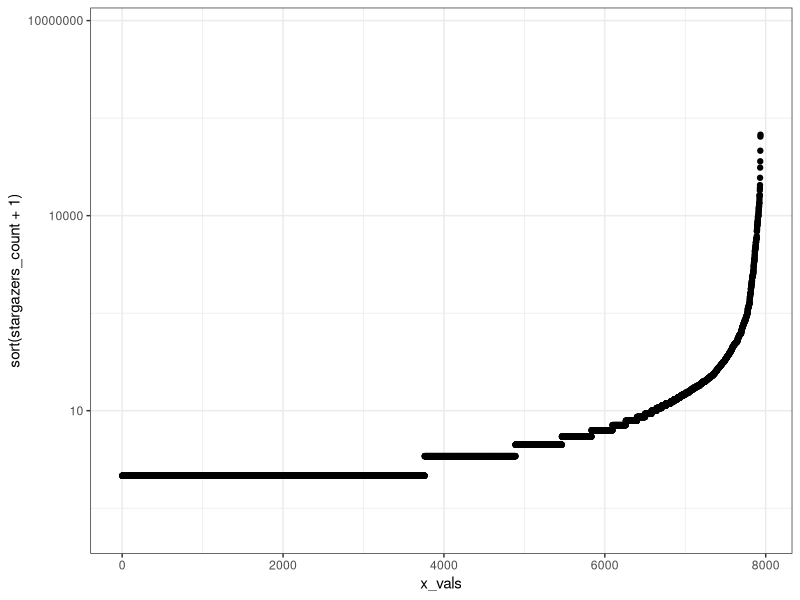
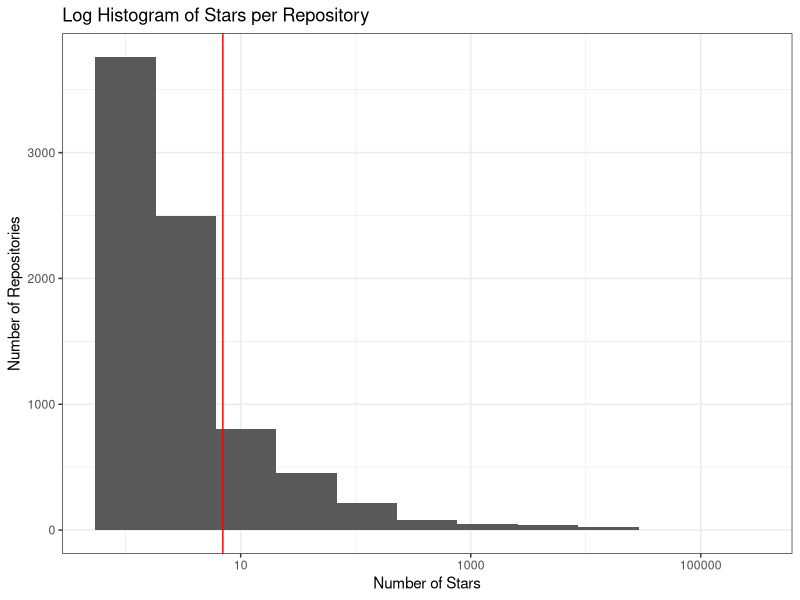
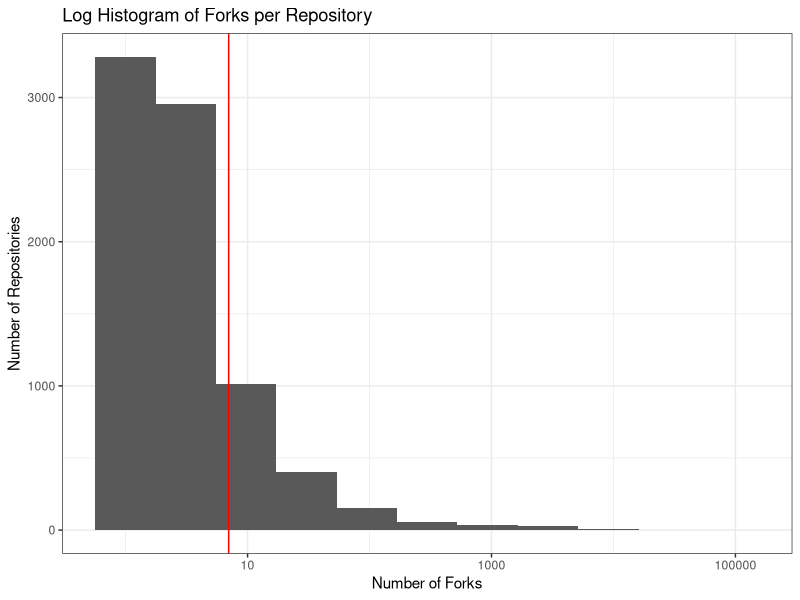
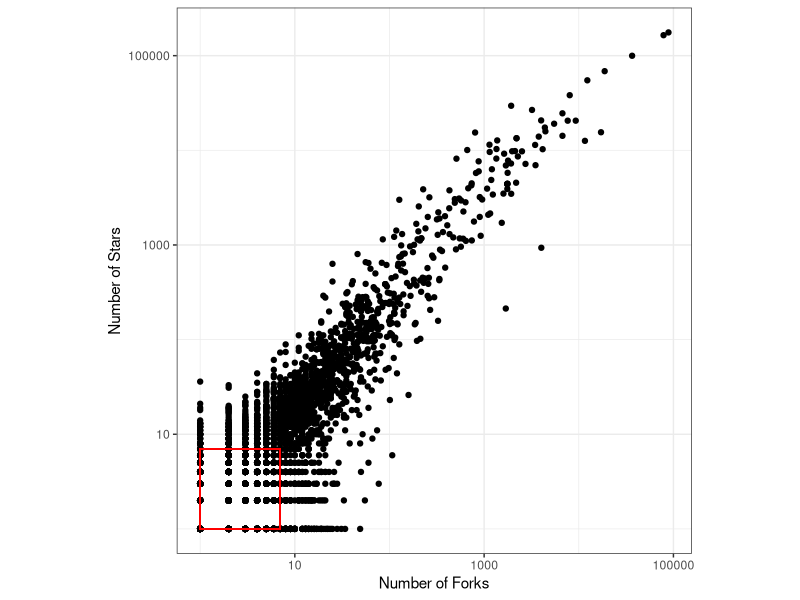
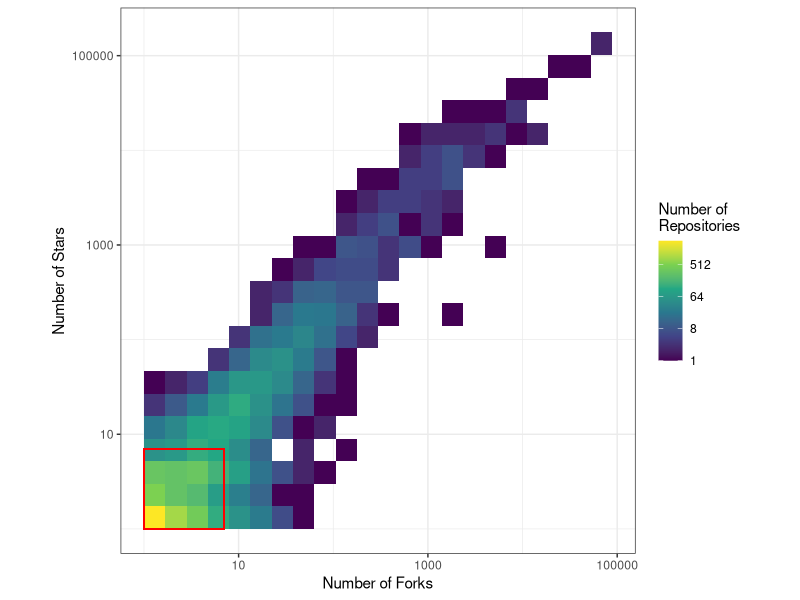
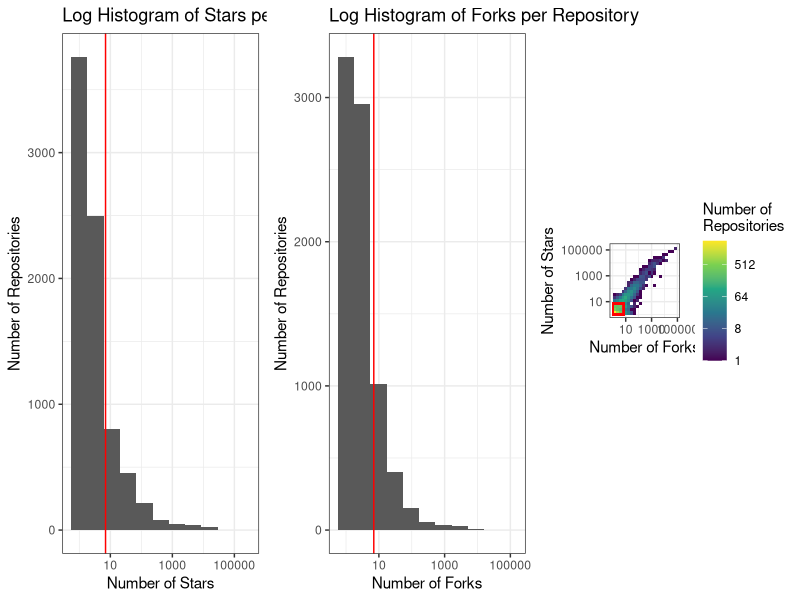
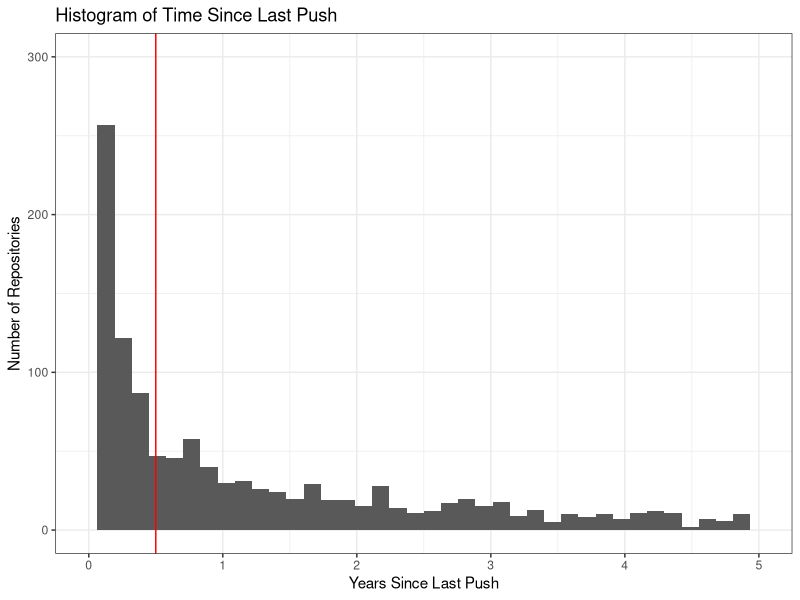
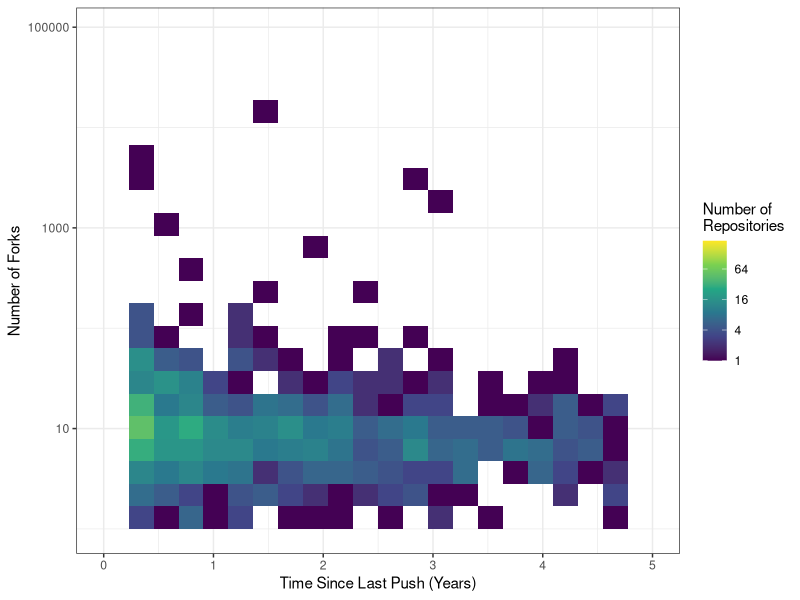

The R script that drew these images, in order:
library(ggplot2)
options(scipen = 999) # Turn off scientific notation

dta <- read.csv("nobigquery_annotations.csv", sep = "\t")

x_vals <- seq(0, length(dta$stargazers_count)-1)

p <- ggplot(data=dta, aes(x=x_vals, y=sort(stargazers_count+1)))
p <- p + geom_point()
p <- p + theme_bw()
p <- p + scale_y_log10(limits = c(1, 1e6), expand = c(0.2, 0))
p


p <- ggplot(data=dta, aes(stargazers_count+1))
p <- p + theme_bw()
p <- p + geom_histogram(bins=11)
p <- p + scale_x_log10()
p <- p + geom_vline(xintercept=6+1, col="red")
#p <- p + annotate("text", x=1000, y=2000, label= "We assert repositories are more \n likely to have a community if they \n have more than six stars (red line).")
p <- p + xlab("Number of Stars") + ylab("Number of Repositories") + ggtitle("Log Histogram of Stars per Repository")
p1 <- p
p

p <- ggplot(data=dta, aes(forks_count+1))
p <- p + theme_bw()
p <- p + geom_histogram(bins=11)
p <- p + scale_x_log10()
p <- p + geom_vline(xintercept=6+1, col="red")
#p <- p + annotate("text", x=1000, y=2000, label= "We assert repositories are more \n likely to have a community if they \n have more than six forks (red line).")
p <- p + xlab("Number of Forks") + ylab("Number of Repositories") + ggtitle("Log Histogram of Forks per Repository")
p2 <- p
p



p <- ggplot(data=dta, aes(forks_count+1, stargazers_count+1))
p <- p + theme_bw()
p <- p + geom_point()
p <- p + scale_x_log10() + scale_y_log10() + coord_fixed()
p <- p + scale_fill_viridis_c("Number of\nRepositories", trans="log10") + xlab("Number of Forks") + ylab("Number of Stars")
#p <- p + geom_abline(slope=1, intercept=0)
p <- p + geom_rect(aes(NULL,NULL,xmin=0+1,xmax=6+1, ymin=0+1,ymax=6+1), colour="red", size=0.5, alpha=0.0005, fill="white")
p

p <- ggplot(data=dta, aes(forks_count+1, stargazers_count+1))
p <- p + theme_bw()
p <- p + geom_bin2d(bins=22)
p <- p + scale_x_log10() + scale_y_log10() + coord_fixed()
p <- p + scale_fill_viridis_c("Number of\nRepositories", trans = "log2") + xlab("Number of Forks") + ylab("Number of Stars")
#p <- p + geom_abline(slope=1, intercept=0)
p <- p + geom_rect(aes(NULL,NULL,xmin=0+1,xmax=6+1, ymin=0+1,ymax=6+1), colour="red", size=0.5, alpha=0.0005, fill="white")
p3<-p
p

library(gridExtra)
grid.arrange(p1, p2, p3, ncol=3)

cor(dta$stargazers_count, dta$forks_count, method = 'pearson')

# Date for repositories with community

dta_with_community <- dta[dta$forks_count >= 6 | dta$stargazers_count >= 6,]

cor(dta_with_community$stargazers_count, dta_with_community$forks_count, method = 'pearson')

p <- ggplot(data=dta_with_community, aes(time_since_last_push / (86400*365))) # 86400 seconds in a day
p <- p + theme_bw()
p <- p + geom_histogram(bins=40)
p <- p + geom_vline(xintercept=0.5, col="red") # Six months
#p <- p + annotate("text", x=1000, y=2000, label= "We assert repositories are more \n likely to have a community if they \n have more than six forks (red line).")
p <- p + xlab("Years Since Last Push") + ylab("Number of Repositories") + ggtitle("Histogram of Time Since Last Push")
p <- p + xlim(c(0, 5))
p <- p + ylim(c(0, 300))
#p <- p + xlim(c(0.5, 5))
p


p <- ggplot(data=dta_with_community, aes((time_since_last_push + 1) / (86400*365), forks_count+1))
p <- p + theme_bw()
p <- p + geom_bin2d(bins=22)
p <- p + scale_y_log10()
p <- p + scale_fill_viridis_c("Number of\nRepositories", trans = "log2") + xlab("Time Since Last Push (Years)") + ylab("Number of Forks")
p <- p + xlim(c(0, 5))
#p <- p + geom_abline(slope=1, intercept=0)
p

cor(dta_with_community$time_since_last_push, dta_with_community$stargazers_count, method = 'pearson')

cor(dta$time_since_last_push, dta$stargazers_count, method = 'pearson')

# Cumulative distribution function
plot((quantile(dta_with_community$time_since_last_push / (86400*365), probs = seq(0, 1, by= 0.01))), type="l")


# Data of repos using sustainability supports, between six months and two years
dta_sus_supports <- dta_with_community[dta_with_community$time_since_last_push / (86400*365) >= 0.5 & dta_with_community$time_since_last_push / (86400*365) <= 2.0,]

View(dta_sus_supports)

write.csv(dta[,c(1, 6, 7, 12)], file = "sup2-annotated-data.csv", row.names = F)
write.csv(dta_sus_supports[,c(1)], file = "sup3-sustainabilty-support-needed.csv", row.names = F)

set.seed(42)
dss_rand_sample <- dta_sus_supports[sample(nrow(dta_sus_supports), 30), ]
